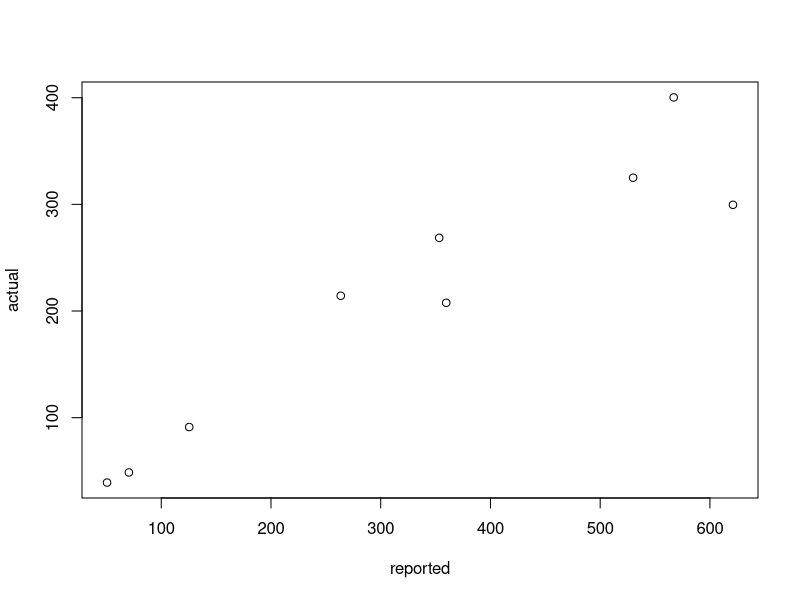
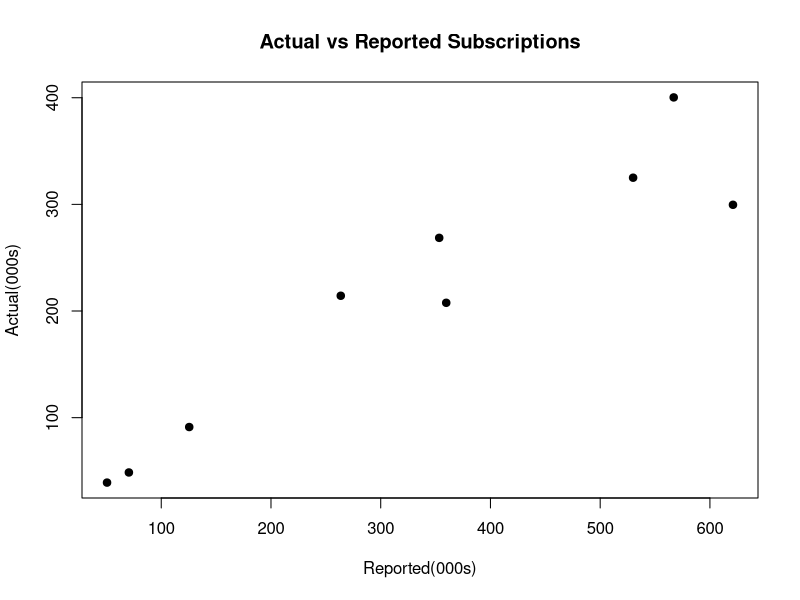
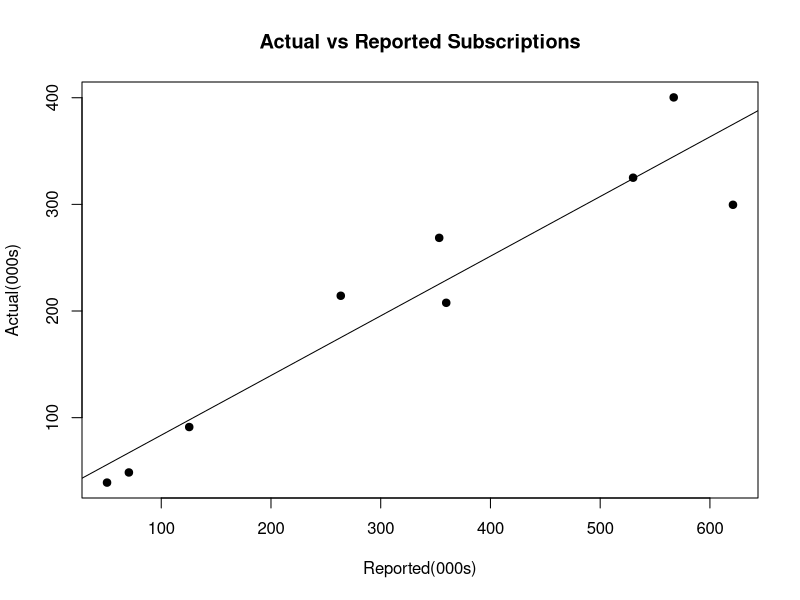

The R script that drew these images, in order:
## ---- chunk 1
blanks<-F
solution<-T
## ---- chunk 2
reported <- c(621,359.7,530,70.5,567,125.5,50.6,353.3,263.6)
actual <- c(299.6, 207.7,325,48.6,400.3,91.2,39.1,268.6,214.3)
## ---- chunk 3
df<-data.frame(reported, actual)
head(df)
## ---- chunk 4
plot(df)
## ---- chunk 5
plot(df, main="Actual vs Reported Subscriptions", xlab="Reported(000s)", ylab="Actual(000s)", pch=19)
## ---- chunk 6
R <- cor(df$reported,df$actual)
R
## ---- chunk 7
model <- lm(actual~reported, data=df)
## ---- chunk 8
summary(model)
## ---- chunk 9
plot(df, main="Actual vs Reported Subscriptions", xlab="Reported(000s)", ylab="Actual(000s)", pch=19)
abline(model)
## ---- chunk 10
# original code:
#reported<-CODE
#predictors = data.frame(reported)
#predictions<-predict(model, predictors)
#predictions

# answer:
reported<-c(100,200,500)
predictors = data.frame(reported)
predictions<-predict(model, predictors)
predictions
